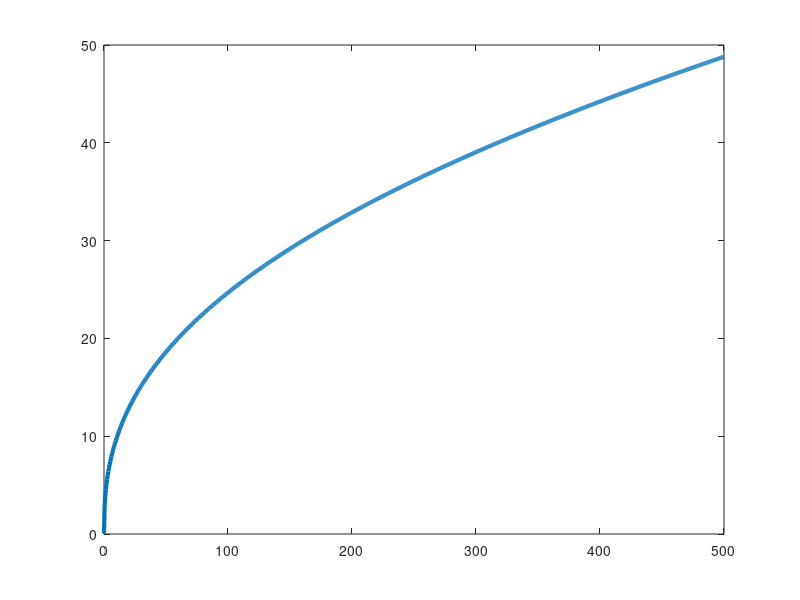
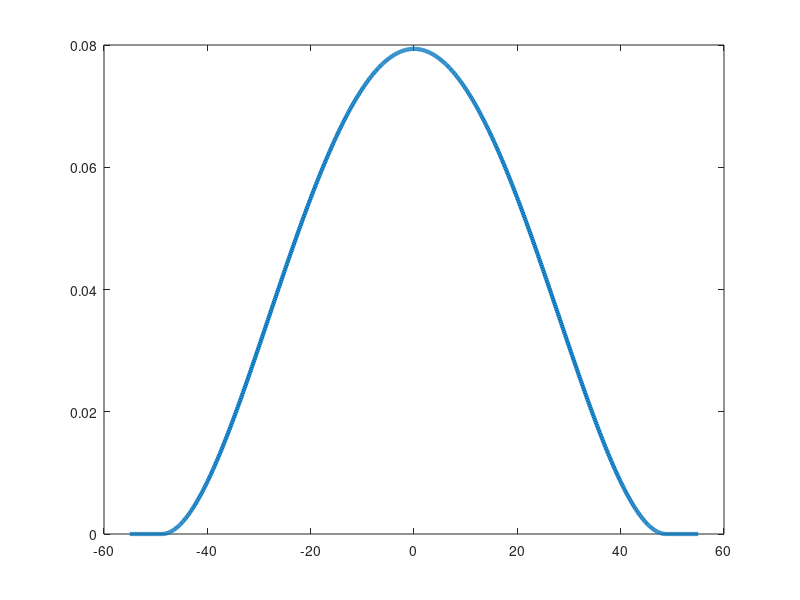

The MATLAB source for these figures, in order:
%% Code to enumerate the exact results derived in "Exact sharp-fronted solutions
%% for nonlinear diffusion on evolving domains" by Johnston and Simpson, 2023.
%% The default parameters here generate the red solution profiles in Figure 
%% 1(a)-(b) in the main manuscript.

close all
clear all

%% Define model parameters.

L0 = 50;                                    % Define initial domain size.
beta = 0.01;                                % Define domain growth rate.
m = 1.5;                                    % Define order of diffusivity (m*c(x,t)^{m-1}).
n = 1;                                      % Define dimensionality.
c = 1;                                      % Define free parameter related to initial mass.
domainGrowthType = 'linear';                % Choose growth type 'linear' or 'exponential'.
alpha = n/(n*(m-1)+2);                      % Parameter in porous medium equation solution.
gamma = 1/(n*(m-1)+2);                      % Parameter in porous medium equation solution.
tEnd = 500;                                 % Final time for the solution profile to be evaluated.

%% Define solution components

if strcmpi(domainGrowthType,'linear')
    domainSize = @(t) L0 + beta*t;          % Domain growth function
    if beta > 0
        timeTransform = @(t) n^(m+1)*(L0 - L0*(L0./(L0+beta*t)).^m)/(beta*m);   % Time transformation
    elseif beta == 0
        timeTransform = @(t) n^(m+1)*t;                                         % Time transformation
    else
        error('Positive growth rates only')                                     % Only supports positive growth rates
    end  
    % Point where support intersects with moving boundary. If imaginary, does not occur.
    boundaryCollision = L0 * (1 - beta*m*n^(-m-1)/L0*(gamma*(m-1)*L0^2/(2*c*m))^(1/(2*gamma)))^(-1/m);  
    betaCritical = (m*n^(-m-1)/L0*(gamma*(m-1)*L0^2/(2*c*m))^(1/(2*gamma)))^-1;                         % Critical value of beta
    tStar = (boundaryCollision - L0)/beta;                                                              % Critical value of time
elseif strcmpi(domainGrowthType,'exponential')
    domainSize = @(t) L0*exp(beta*t);
    if beta > 0
        timeTransform = @(t) n^(m+1)*(1-exp(-beta*(m+1)*t))/(beta*(m+1));       % Time transformation
    elseif beta == 0
        timeTransform = @(t) n^(m+1)*t;                                         % Time transformation
    else
        error('Positive growth rates only')                                     % Only supports positive growth rates
    end
    % Point where support intersects with moving boundary. If imaginary, does not occur.
    boundaryCollision = L0 * (1 - beta*(m+1)*n^(-m-1)*(gamma*(m-1)*L0^2/(2*c*m))^(1/(2*gamma)))^(-1/(m+1));  
    betaCritical = ((m+1)*n^(-m-1)*(gamma*(m-1)*L0^2/(2*c*m))^(1/(2*gamma)))^-1;                            % Critical value of beta
    tStar = log(boundaryCollision/L0)/beta;                                                                  % Critical value of time
end

domainRatio = @(t) L0./domainSize(t);                                       % Ratio of initial to current domain size.
nTimePoints = 1001;                                                         % Number of time points at which to plot results.
time = [1e-4,linspace(tEnd/nTimePoints,tEnd,nTimePoints-1)];                % Time values at which to plot results.
nDomainPoints = 1001;                                                       % Number of spatial points at which to plot results.

solution = zeros(nTimePoints,nDomainPoints);                                % Initialise solution profile storage.
domainPoints = zeros(nTimePoints,nDomainPoints);                            % Initialise domain points storage.
zeroBoundaryLocation = zeros(nTimePoints,1);                                % Support width (based on solution profile).

for iTime = 1:nTimePoints
    domainBoundary = domainSize(time(iTime));                                                                           % Current location of domain boundary.
    domainPoints(iTime,:) = linspace(-domainBoundary,domainBoundary,nDomainPoints);                                     % Current points at which to evaluate solution.
    tmpSolutionComponent = c-(m-1)/(2*m)*gamma*(domainPoints(iTime,:)*domainRatio(time(iTime))).^2 ...
        * timeTransform(time(iTime))^(-2*gamma);                                                                        % Part of PME solution.
    tmpSolutionComponent(tmpSolutionComponent<0) = 0;
    solution(iTime,:) = n*timeTransform(time(iTime))^(-alpha)*tmpSolutionComponent.^(1/(m-1))*domainRatio(time(iTime)); % Transformed PME solution.
    zeroLocations = find(solution(iTime,:)==0);
    zeroBoundary = min(zeroLocations(zeroLocations>ceil(nDomainPoints/2)));
    % Find width of support from solution profile.
    if isempty(zeroBoundary)
        zeroBoundary = nDomainPoints;
    end
    zeroBoundaryLocation(iTime) = domainPoints(iTime,zeroBoundary);
end

supportWidth = sqrt(2*c*m/((m-1)*gamma)*timeTransform(time).^(2*gamma))./domainRatio(time); % Analytic expression of support width over time

% Plot support width over time (option to check against width obtained from
% solution profile.
figure(1); plot(time,supportWidth,'linewidth',3); hold on;
%hold on; plot(time,zeroBoundaryLocation)

% Plot final solution profile.
figure(2); plot(domainPoints(end,:),solution(end,:),'linewidth',3); hold on;